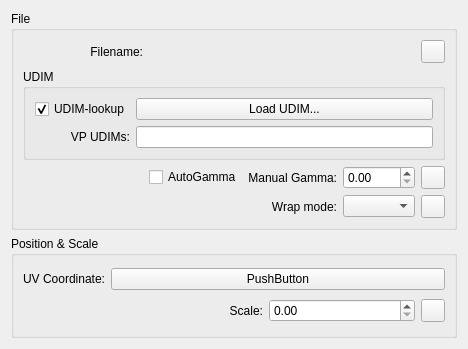
<?xml version="1.0" encoding="UTF-8"?>
<ui version="4.0">
 <class>Form</class>
 <widget class="QWidget" name="Form">
  <property name="geometry">
   <rect>
    <x>0</x>
    <y>0</y>
    <width>468</width>
    <height>349</height>
   </rect>
  </property>
  <property name="windowTitle">
   <string>Form</string>
  </property>
  <layout class="QGridLayout" name="gridLayout">
   <item row="1" column="0" colspan="2">
    <widget class="QGroupBox" name="groupBox_2">
     <property name="title">
      <string>Position &amp;&amp; Scale</string>
     </property>
     <layout class="QGridLayout" name="gridLayout_3" columnstretch="0,0,0,0,0,0">
      <item row="1" column="5">
       <widget class="MaxSDK::UI::QmaxTexmapToolbutton" name="Scale_map">
        <property name="text">
         <string/>
        </property>
       </widget>
      </item>
      <item row="1" column="3" colspan="2">
       <widget class="MaxSDK::QmaxDoubleSpinBox" name="Scale">
        <property name="visibleDigits">
         <number>-4</number>
        </property>
       </widget>
      </item>
      <item row="0" column="0">
       <widget class="QLabel" name="label_2">
        <property name="text">
         <string>UV Coordinate:</string>
        </property>
        <property name="alignment">
         <set>Qt::AlignRight|Qt::AlignTrailing|Qt::AlignVCenter</set>
        </property>
       </widget>
      </item>
      <item row="1" column="2">
       <widget class="QLabel" name="label_3">
        <property name="text">
         <string>Scale:</string>
        </property>
        <property name="alignment">
         <set>Qt::AlignRight|Qt::AlignTrailing|Qt::AlignVCenter</set>
        </property>
       </widget>
      </item>
      <item row="0" column="1" colspan="5">
       <widget class="QPushButton" name="Pos_map">
        <property name="text">
         <string>PushButton</string>
        </property>
       </widget>
      </item>
     </layout>
    </widget>
   </item>
   <item row="0" column="0" colspan="2">
    <widget class="QGroupBox" name="groupBox_3">
     <property name="title">
      <string>File</string>
     </property>
     <layout class="QGridLayout" name="gridLayout_4">
      <item row="0" column="0">
       <widget class="QLabel" name="label_9">
        <property name="text">
         <string>Filename:</string>
        </property>
        <property name="alignment">
         <set>Qt::AlignRight|Qt::AlignTrailing|Qt::AlignVCenter</set>
        </property>
       </widget>
      </item>
      <item row="2" column="0">
       <spacer name="horizontalSpacer">
        <property name="orientation">
         <enum>Qt::Horizontal</enum>
        </property>
        <property name="sizeHint" stdset="0">
         <size>
          <width>40</width>
          <height>20</height>
         </size>
        </property>
       </spacer>
      </item>
      <item row="2" column="1">
       <widget class="QCheckBox" name="AutoGamma">
        <property name="text">
         <string>AutoGamma</string>
        </property>
       </widget>
      </item>
      <item row="2" column="2">
       <widget class="QLabel" name="label_11">
        <property name="text">
         <string>Manual Gamma:</string>
        </property>
        <property name="alignment">
         <set>Qt::AlignRight|Qt::AlignTrailing|Qt::AlignVCenter</set>
        </property>
       </widget>
      </item>
      <item row="2" column="3">
       <widget class="MaxSDK::QmaxDoubleSpinBox" name="ManualGamma">
        <property name="visibleDigits">
         <number>-4</number>
        </property>
       </widget>
      </item>
      <item row="2" column="4">
       <widget class="MaxSDK::UI::QmaxTexmapToolbutton" name="ManualGamma_map">
        <property name="text">
         <string/>
        </property>
       </widget>
      </item>
      <item row="3" column="4">
       <widget class="MaxSDK::UI::QmaxTexmapToolbutton" name="WrapMode_map">
        <property name="text">
         <string/>
        </property>
       </widget>
      </item>
      <item row="0" column="1" colspan="4">
       <layout class="QGridLayout" name="gridLayout_5">
        <property name="leftMargin">
         <number>0</number>
        </property>
        <property name="topMargin">
         <number>0</number>
        </property>
        <property name="rightMargin">
         <number>0</number>
        </property>
        <item row="0" column="2">
         <widget class="MaxSDK::UI::QmaxTexmapToolbutton" name="Filename_map">
          <property name="text">
           <string/>
          </property>
         </widget>
        </item>
        <item row="0" column="0" colspan="2">
         <widget class="MaxSDK::UI::QmaxFileChooser" name="Filename" native="true"/>
        </item>
       </layout>
      </item>
      <item row="3" column="3">
       <widget class="QComboBox" name="WrapMode"/>
      </item>
      <item row="3" column="2">
       <widget class="QLabel" name="label">
        <property name="text">
         <string>Wrap mode:</string>
        </property>
        <property name="alignment">
         <set>Qt::AlignRight|Qt::AlignTrailing|Qt::AlignVCenter</set>
        </property>
       </widget>
      </item>
      <item row="1" column="0" colspan="5">
       <widget class="QGroupBox" name="groupBox">
        <property name="title">
         <string>UDIM</string>
        </property>
        <layout class="QGridLayout" name="gridLayout_2">
         <item row="0" column="0" colspan="2">
          <widget class="QCheckBox" name="UDIM">
           <property name="text">
            <string>UDIM-lookup</string>
           </property>
           <property name="checked">
            <bool>true</bool>
           </property>
          </widget>
         </item>
         <item row="0" column="2">
          <widget class="QPushButton" name="LoadUDIM">
           <property name="text">
            <string>Load UDIM...</string>
           </property>
          </widget>
         </item>
         <item row="1" column="2">
          <widget class="MaxSDK::UI::QmaxDeferredLineEdit" name="Filename_UDIMList"/>
         </item>
         <item row="1" column="0" colspan="2">
          <widget class="QLabel" name="label_4">
           <property name="text">
            <string>VP UDIMs:</string>
           </property>
           <property name="alignment">
            <set>Qt::AlignRight|Qt::AlignTrailing|Qt::AlignVCenter</set>
           </property>
          </widget>
         </item>
        </layout>
       </widget>
      </item>
     </layout>
    </widget>
   </item>
  </layout>
 </widget>
 <customwidgets>
  <customwidget>
   <class>MaxSDK::QmaxDoubleSpinBox</class>
   <extends>QDoubleSpinBox</extends>
   <header location="global">Qt/QmaxSpinBox.h</header>
  </customwidget>
  <customwidget>
   <class>MaxSDK::UI::QmaxTexmapToolbutton</class>
   <extends>QToolButton</extends>
   <header>QmaxTexmapToolbutton.h</header>
  </customwidget>
  <customwidget>
   <class>MaxSDK::UI::QmaxFileChooser</class>
   <extends>QWidget</extends>
   <header>qmaxfilechooser.h</header>
   <container>1</container>
  </customwidget>
  <customwidget>
   <class>MaxSDK::UI::QmaxDeferredLineEdit</class>
   <extends>QLineEdit</extends>
   <header>maxsdk_ui_qmaxdeferredlineedit.h</header>
  </customwidget>
 </customwidgets>
 <tabstops>
  <tabstop>Filename_map</tabstop>
  <tabstop>AutoGamma</tabstop>
  <tabstop>ManualGamma</tabstop>
  <tabstop>ManualGamma_map</tabstop>
  <tabstop>WrapMode_map</tabstop>
  <tabstop>Pos_map</tabstop>
  <tabstop>Scale</tabstop>
  <tabstop>Scale_map</tabstop>
 </tabstops>
 <resources/>
 <connections>
  <connection>
   <sender>AutoGamma</sender>
   <signal>toggled(bool)</signal>
   <receiver>ManualGamma</receiver>
   <slot>setDisabled(bool)</slot>
   <hints>
    <hint type="sourcelabel">
     <x>205</x>
     <y>194</y>
    </hint>
    <hint type="destinationlabel">
     <x>416</x>
     <y>195</y>
    </hint>
   </hints>
  </connection>
  <connection>
   <sender>AutoGamma</sender>
   <signal>toggled(bool)</signal>
   <receiver>ManualGamma_map</receiver>
   <slot>setDisabled(bool)</slot>
   <hints>
    <hint type="sourcelabel">
     <x>205</x>
     <y>194</y>
    </hint>
    <hint type="destinationlabel">
     <x>448</x>
     <y>178</y>
    </hint>
   </hints>
  </connection>
  <connection>
   <sender>AutoGamma</sender>
   <signal>toggled(bool)</signal>
   <receiver>label_11</receiver>
   <slot>setDisabled(bool)</slot>
   <hints>
    <hint type="sourcelabel">
     <x>205</x>
     <y>194</y>
    </hint>
    <hint type="destinationlabel">
     <x>327</x>
     <y>195</y>
    </hint>
   </hints>
  </connection>
  <connection>
   <sender>UDIM</sender>
   <signal>toggled(bool)</signal>
   <receiver>label_4</receiver>
   <slot>setVisible(bool)</slot>
   <hints>
    <hint type="sourcelabel">
     <x>87</x>
     <y>121</y>
    </hint>
    <hint type="destinationlabel">
     <x>97</x>
     <y>152</y>
    </hint>
   </hints>
  </connection>
  <connection>
   <sender>UDIM</sender>
   <signal>toggled(bool)</signal>
   <receiver>Filename_UDIMList</receiver>
   <slot>setVisible(bool)</slot>
   <hints>
    <hint type="sourcelabel">
     <x>122</x>
     <y>121</y>
    </hint>
    <hint type="destinationlabel">
     <x>166</x>
     <y>152</y>
    </hint>
   </hints>
  </connection>
 </connections>
</ui>
